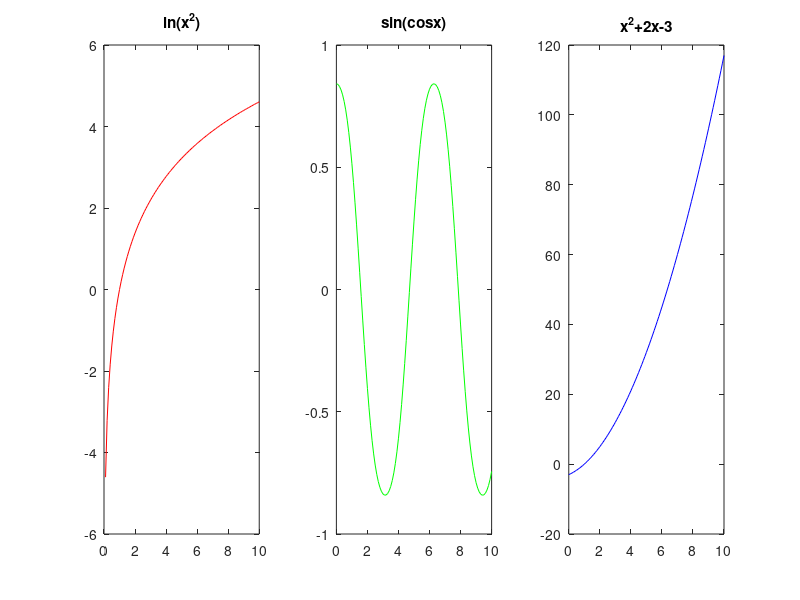

Write MATLAB code to recreate this figure.
% Define the x-axis range
x = 0:0.1:10; 

% Compute the y-axis values for the three functions
y1 = log(x.^2); % ln(x^2)
y2 = sin(cos(x)); % sin(cosx)
y3 = x.^2 + 2*x - 3;

% Plot the three functions in separate subplots
subplot(1,3,1);
plot(x, y1, 'r');
title('ln(x^2)');

subplot(1,3,2);
plot(x, y2, 'g');
title('sin(cosx)');

subplot(1,3,3);
plot(x, y3, 'b');
title('x^2+2x-3');
